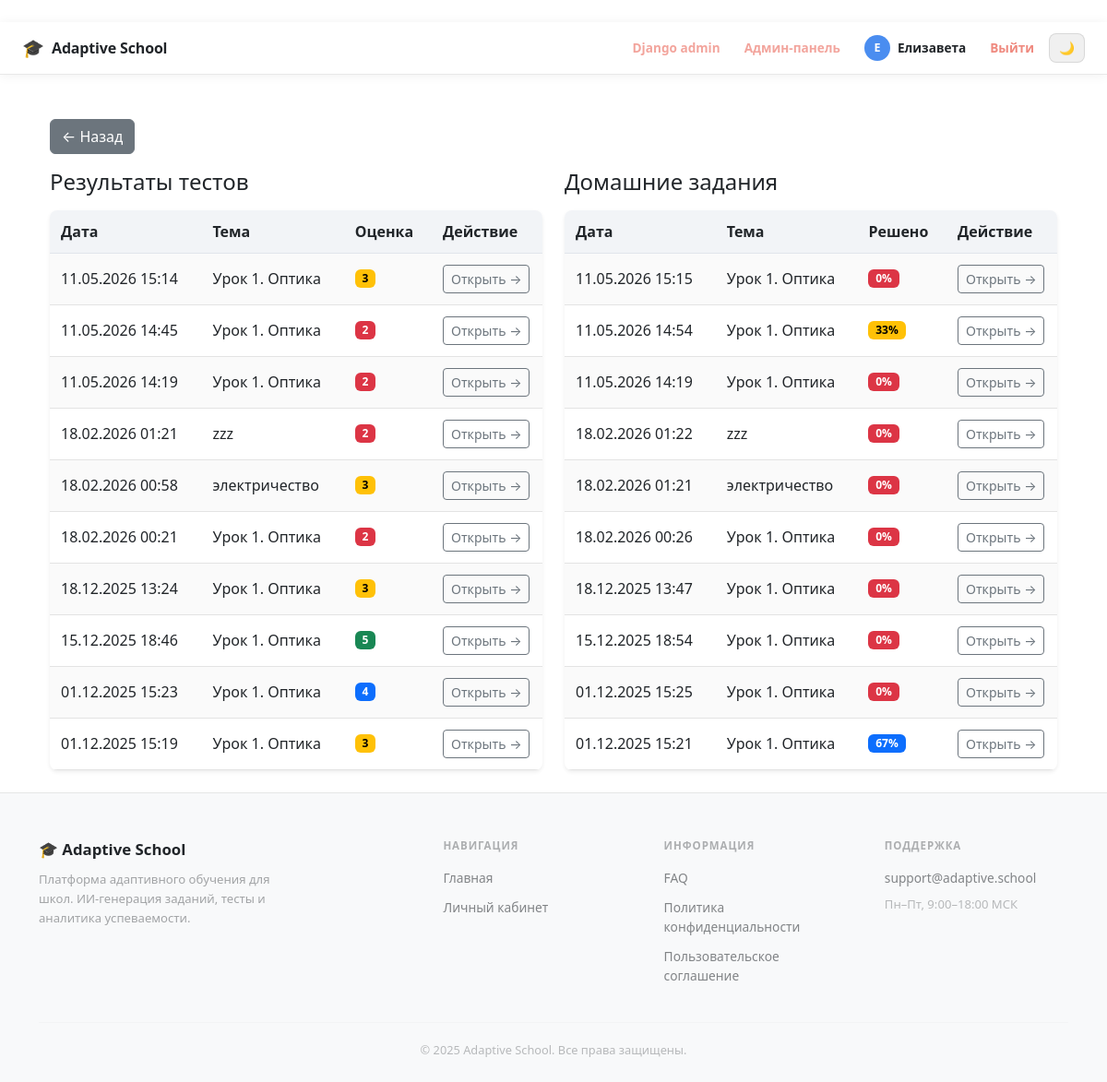
/results/ (signed in), run on an earlier commit of the app's database.
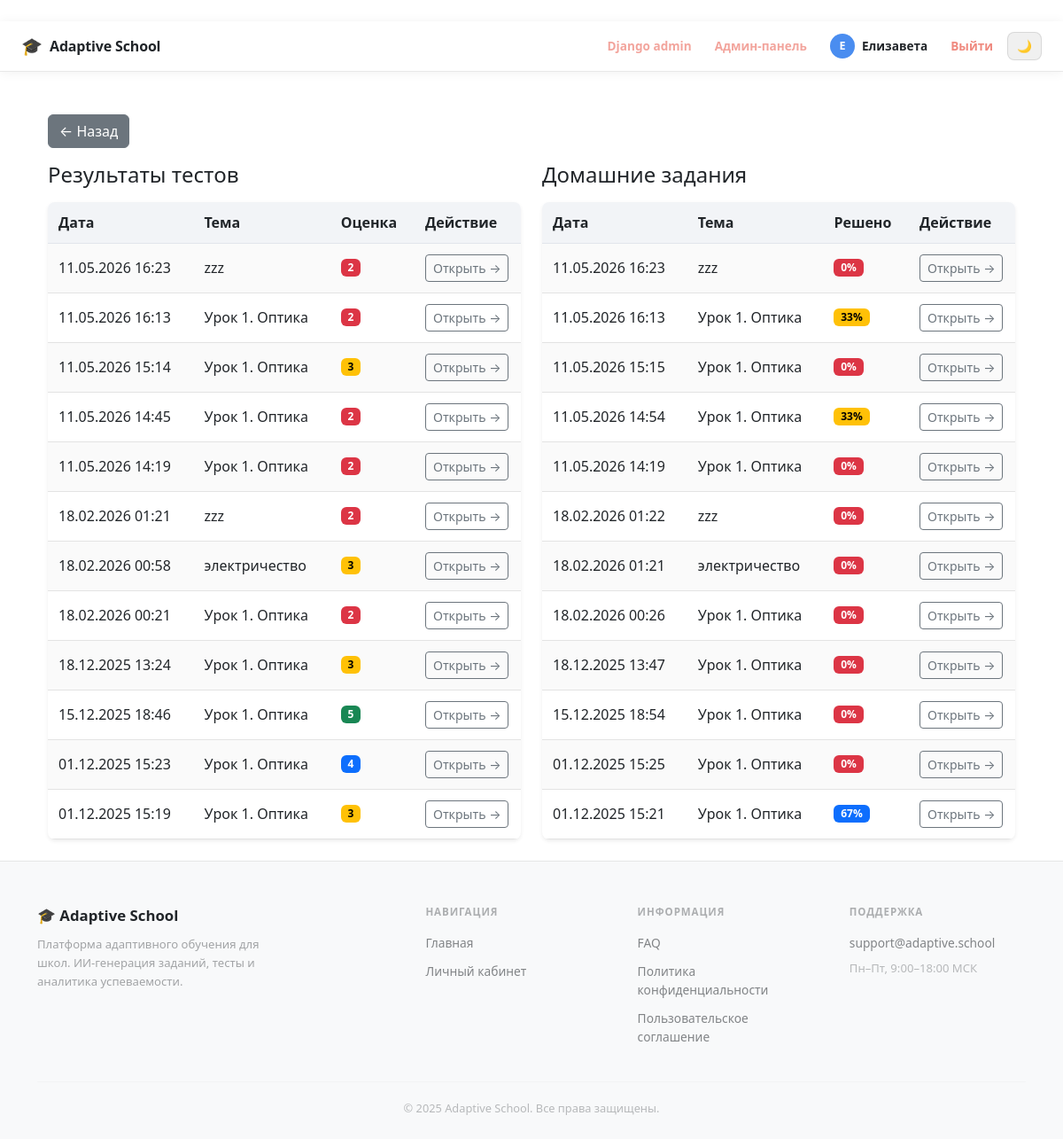
And on a later commit of the database.
### school/models.py (models this page shows, shortened)
class Student(models.Model):
    user = models.OneToOneField(User, on_delete=models.CASCADE)
    name = models.CharField(max_length=100)
    surname = models.CharField(max_length=100)
    patronymic = models.CharField(max_length=100, blank=True)
    class Meta:
        verbose_name = "Ученик"
        verbose_name_plural = "Ученики"

class TestResult(models.Model):
    student = models.ForeignKey(Student, on_delete=models.CASCADE)
    test = models.ForeignKey(Test, on_delete=models.CASCADE)
    assigned_topic = models.ForeignKey('AssignedTopic', on_delete=models.SET_NULL, null=True, blank=True)
    score = models.IntegerField()
    grade = models.IntegerField()
    completed_at = models.DateTimeField(auto_now_add=True)
    is_homework_generating = models.BooleanField(default=False)
    class Meta:
        verbose_name = "Результат теста"
        verbose_name_plural = "Результаты тестов"

class Test(models.Model):
    lesson = models.ForeignKey(Lesson, on_delete=models.CASCADE, related_name="tests")
    assigned_topic = models.ForeignKey('AssignedTopic', on_delete=models.SET_NULL, null=True, blank=True)
    title = models.CharField(max_length=150)
    date_available = models.DateField()
    questions = models.ManyToManyField(Question, blank=True)
    maximin_questions = models.IntegerField(default=0)
    class Meta:
        verbose_name = "Тест"
        verbose_name_plural = "Тесты"

class Homework(models.Model):
    student = models.ForeignKey(Student, on_delete=models.CASCADE, related_name="homeworks")
    lesson = models.ForeignKey(Lesson, on_delete=models.CASCADE, related_name="homeworks", null=True, blank=True)
    test_result = models.OneToOneField(
        TestResult,
        on_delete=models.CASCADE,
        related_name="homework"
    )
    tasks_count = models.PositiveIntegerField(default=3)
    created_at = models.DateTimeField(auto_now_add=True)
    is_checked = models.BooleanField(default=False)
    deadline = models.DateTimeField(null=True, blank=True)
    class Meta:
        verbose_name = "Домашнее задание"
        verbose_name_plural = "Домашние задания"

class Lesson(models.Model):
    subject = models.ForeignKey(Subject, on_delete=models.CASCADE, related_name="lessons")
    topics = models.ManyToManyField('Topic', blank=True, related_name="lessons")
    title = models.CharField(max_length=100)
    date = models.DateField()
    class Meta:
        verbose_name = "Урок"
        verbose_name_plural = "Уроки"

### school/views.py (the view)
# urls.py: path("results/", views.student_results, name="student_results"),
@login_required
def student_results(request):
    student = request.user.student
    results = TestResult.objects.filter(student=student).order_by("-completed_at")
    homeworks = Homework.objects.filter(student=student)
    hw_total = homeworks.count()
    hw_checked = homeworks.filter(is_checked=True).count()
    hw_in_progress = homeworks.filter(is_checked=False).count()
    tasks = HomeworkTask.objects.filter(homework__student=student, is_correct__isnull=False)
    if tasks.exists():
        hw_percent = round(tasks.filter(is_correct=True).count() * 100 / tasks.count())
    else:
        hw_percent = 0
    homeworks = Homework.objects.filter(student=student).order_by("-created_at")
    hw_list = []
    for hw in homeworks:
        tasks = hw.tasks.all()
        total = tasks.count()
        solved = tasks.filter(is_correct=True).count()
        percent = round(solved * 100 / total) if total else 0
        hw_list.append({
            "hw": hw,
            "total": total,
            "solved": solved,
            "percent": percent,
        })
    return render(request, "student_results.html", {
        "results": results,
        "hw_total": hw_total,
        "hw_checked": hw_checked,
        "hw_in_progress": hw_in_progress,
        "hw_percent": hw_percent,
        "hw_list": hw_list,
    })

### templates/student_results.html (shortened to what this page needs)
﻿{% extends "base.html" %}
{% block content %}
  <div class="container mt-4">
    <a href="javascript:history.back()" class="btn btn-secondary mb-3">← Назад</a>
    <div class="row">
      <div class="col-md-6">
        <h4 class="mb-3">Результаты тестов</h4>
        {% if results %}
          <table class="custom-table table-striped shadow-sm">
            <thead>
            <tr>
              <th>Дата</th>
              <th>Тема</th>
              <th>Оценка</th>
              <th style="width: 120px">Действие</th>
            </tr>
            </thead>
            <tbody>
            {% for r in results %}
              <tr>
                <td>{{ r.completed_at|date:"d.m.Y H:i" }}</td>
                <td>{{ r.test.title }}</td>
                <td>
                <span class="badge
                  {% if r.grade == 5 %}bg-success
                  {% elif r.grade == 4 %}bg-primary
                  {% elif r.grade == 3 %}bg-warning
                  {% else %}bg-danger{% endif %}
                ">{{ r.grade }}</span>
                </td>
                <td>
                  <a href="{% url 'test_result_detail' r.id %}"
                     class="btn btn-sm btn-outline-secondary">
                    Открыть →
                  </a>
              </tr>
            {% endfor %}
            </tbody>
          </table>
        {% else %}
          <p class="text-muted">Пока нет результатов тестов.</p>
        {% endif %}
      </div>
      <div class="col-md-6">
        <h4 class="mb-3">Домашние задания</h4>
        {% if hw_list %}
          <table class="custom-table shadow-sm">
            <thead>
            <tr>
              <th>Дата</th>
              <th>Тема</th>
              <th>Решено</th>
              <th style="width: 120px">Действие</th>
            </tr>
            </thead>
            <tbody>
            {% for item in hw_list %}
              <tr>
                <td>{{ item.hw.created_at|date:"d.m.Y H:i" }}</td>
                <td>{{ item.hw.lesson.title }}</td>
                <td>
            <span class="badge
                  {% if item.percent >= 80 %}bg-success
                  {% elif item.percent >= 60 %}bg-primary
                  {% elif item.percent >= 30 %}bg-warning text-black
                  {% else %}bg-danger{% endif %}
                  ">
                {{ item.percent }}%
            </span>
                </td>
                <td>
                  <a href="{% url 'homework_detail' item.hw.id %}"
                     class="btn btn-sm btn-outline-secondary">
                    Открыть →
                  </a>
                </td>
              </tr>
            {% endfor %}
            </tbody>
          </table>
        {% else %}
          <p class="text-muted">Домашних заданий ещё нет.</p>
        {% endif %}
      </div>
    </div>
  </div>
{% endblock %}

### templates/base.html (shortened to what this page needs)
{% load static %}
<!DOCTYPE html>
<html lang="ru" data-bs-theme="light">
<head>
  <link
      href="https://cdn.jsdelivr.net/npm/bootstrap@5.3.3/dist/css/bootstrap.min.css"
      rel="stylesheet"
  >
</head>
<body class="d-flex flex-column min-vh-100">
<header class="site-header sticky-top">
  <div class="container-fluid px-4">
    <div class="header-inner">
      <a class="header-logo" href="/">
        <span class="header-logo-icon">🎓</span>
        <span class="header-logo-text">Adaptive School</span>
      </a>
      <div class="header-right">
        {% if request.user.is_authenticated %}
          {% if request.user.is_superuser %}
            <a href="/admin/" class="hnav-link" style="color:#e74c3c;">Django admin</a>
            <a href="/admin-panel/" class="hnav-link" style="color:#e74c3c;">Админ-панель</a>
          {% endif %}
          <a href="/" class="header-user">
            <span class="header-avatar">
              {% if request.user.student %}{{ request.user.student.name|first }}{% elif request.user.teacher %}{{ request.user.teacher.name|first }}{% else %}?{% endif %}
            </span>
            <span class="header-username">
              {% if request.user.student %}{{ request.user.student.name }}{% elif request.user.teacher %}{{ request.user.teacher.name }}{% else %}{{ request.user.username }}{% endif %}
            </span>
          </a>
          <a href="{% url 'logout' %}" class="hnav-link hnav-logout">Выйти</a>
        {% else %}
          <a href="{% url 'login' %}" class="header-btn-login">Войти</a>
        {% endif %}
        <button id="themeToggle" class="theme-btn" aria-label="Переключить тему">
          <span id="themeIcon"></span>
        </button>
      </div>
    </div>
  </div>
</header>
<main class="container my-4 flex-grow-1">
  {% block content %}
  {% endblock %}
</main>
<footer class="site-footer mt-auto">
  <div class="container">
    <div class="footer-grid">
      <div class="footer-col footer-brand-col">
        <div class="footer-logo">🎓 Adaptive School</div>
        <div class="footer-desc">Платформа адаптивного обучения для школ. ИИ-генерация заданий, тесты и аналитика успеваемости.</div>
      </div>
      <div class="footer-col">
        <div class="footer-col-title">Навигация</div>
        <ul class="footer-links">
          <li><a href="/">Главная</a></li>
          {% if request.user.is_authenticated %}
          <li><a href="/">Личный кабинет</a></li>
          {% else %}
          <li><a href="{% url 'login' %}">Войти</a></li>
          {% endif %}
        </ul>
      </div>
      <div class="footer-col">
        <div class="footer-col-title">Информация</div>
        <ul class="footer-links">
          <li><a href="/faq/">FAQ</a></li>
          <li><a href="/privacy/">Политика конфиденциальности</a></li>
          <li><a href="/terms/">Пользовательское соглашение</a></li>
        </ul>
      </div>
      <div class="footer-col">
        <div class="footer-col-title">Поддержка</div>
        <ul class="footer-links">
          <li><a href="mailto:support@adaptive.school">support@adaptive.school</a></li>
          <li class="footer-note">Пн–Пт, 9:00–18:00 МСК</li>
        </ul>
      </div>
    </div>
    <div class="footer-bottom">
      <span>© 2025 Adaptive School. Все права защищены.</span>
    </div>
  </div>
</footer>
</body>
</html>

### templates/base.html (style rules this page uses)
body { min-height: 100vh; display: flex; flex-direction: column; }
main { flex: 1; }
.custom-table { width: 100%; border-collapse: collapse; border-radius: 8px; overflow: hidden; font-size: 16px; }
.custom-table thead tr { background: #f2f4f7; }
.custom-table thead th { padding: 12px; font-weight: 600; border-bottom: 1px solid #e1e5eb; }
.custom-table tbody tr:nth-child(odd) { background: #fafafa; }
.custom-table td { padding: 12px; border-bottom: 1px solid #e3e3e3; }
.bg-warning { color: #000; !important; }
.site-header { background:var(--bs-body-bg);border-bottom:1px solid rgba(255,255,255,.08);z-index:1030 }
[data-bs-theme="light"] .site-header { border-color:rgba(0,0,0,.09);box-shadow:0 1px 12px rgba(0,0,0,.06) }
.header-inner { display:flex;align-items:center;gap:20px;height:56px }
.header-logo { display:flex;align-items:center;gap:8px;text-decoration:none;color:inherit;flex-shrink:0 }
.header-logo-icon { font-size:1.2rem }
.header-logo-text { font-size:1rem;font-weight:800;letter-spacing:-.01em }
.hnav-link { font-size:.85rem;font-weight:600;opacity:.5;text-decoration:none;color:inherit;padding:5px 10px;border-radius:8px;transition:.15s;white-space:nowrap }
.hnav-logout { color:#e74c3c !important;opacity:.65 }
.header-right { display:flex;align-items:center;gap:6px;margin-left:auto;flex-shrink:0 }
.header-user { display:flex;align-items:center;gap:8px;text-decoration:none;color:inherit;padding:4px 10px;border-radius:10px;transition:.15s }
.header-avatar { width:28px;height:28px;border-radius:50%;background:#4a8df0;color:#fff;font-size:.78rem;font-weight:800;display:flex;align-items:center;justify-content:center;flex-shrink:0 }
.header-username { font-size:.85rem;font-weight:600 }
.theme-btn { background:rgba(255,255,255,.07);border:1px solid rgba(255,255,255,.1);border-radius:8px;padding:5px 10px;font-size:.85rem;cursor:pointer;color:inherit;transition:.15s;flex-shrink:0 }
[data-bs-theme="light"] .theme-btn { background:#f0f0f0;border-color:rgba(0,0,0,.1) }
.site-footer { border-top: 1px solid rgba(255,255,255,.07); padding: 48px 0 24px; margin-top: 60px; }
[data-bs-theme="light"] .site-footer { border-color: rgba(0,0,0,.08); background: #f8f9fa; }
.footer-grid { display: grid; grid-template-columns: 2fr 1fr 1fr 1fr; gap: 40px; margin-bottom: 40px; }
.footer-logo { font-size: 1.05rem; font-weight: 800; margin-bottom: 10px; }
.footer-desc { font-size: .82rem; opacity: .4; line-height: 1.6; max-width: 280px; }
.footer-col-title { font-size: .72rem; font-weight: 700; text-transform: uppercase; letter-spacing: .08em; opacity: .35; margin-bottom: 14px; }
.footer-links { list-style: none; padding: 0; margin: 0; display: flex; flex-direction: column; gap: 8px; }
.footer-links a { font-size: .86rem; opacity: .55; text-decoration: none; color: inherit; transition: opacity .15s; }
.footer-note { font-size: .82rem; opacity: .3; }
.footer-bottom { border-top: 1px solid rgba(255,255,255,.06); padding-top: 20px; font-size: .8rem; opacity: .3; text-align: center; }
[data-bs-theme="light"] .footer-bottom { border-color: rgba(0,0,0,.07); }

What changed in the data, as far as the page shows it:
added TestResult: completed_at "11.05.2026 16:23", test "zzz", grade "2"
added TestResult: completed_at "11.05.2026 16:13", test "Урок 1. Оптика", grade "2"
added Homework: hw.created_at "11.05.2026 16:23", hw.lesson "zzz", percent "0"
added Homework: hw.created_at "11.05.2026 16:13", hw.lesson "Урок 1. Оптика", percent "33"
